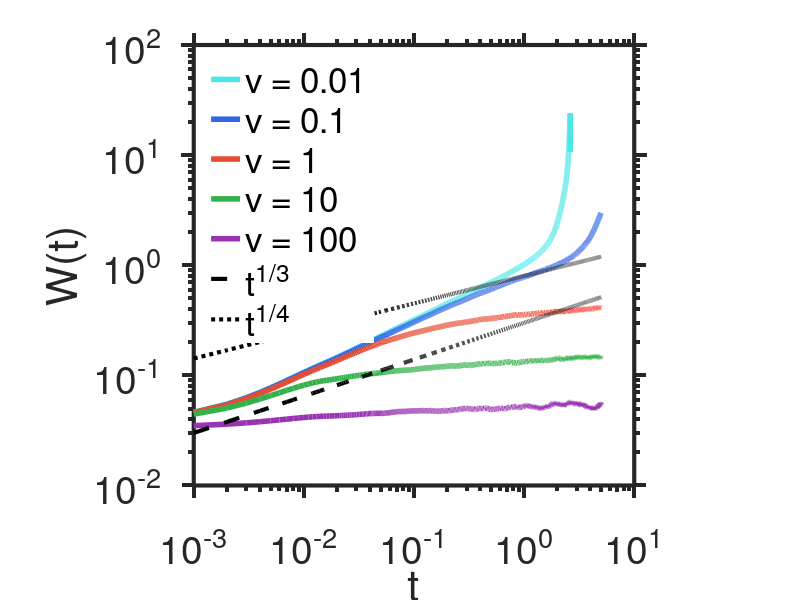

MATLAB code for this plot:
clear; clc; close all;

%% =========================================================
%% KPZ : W(t) vs t FOR DIFFERENT NU VALUES
%%
%% dh/dt =
%%
%% nu * nabla^2 h
%% + (lambda/2)|grad h|^2
%% - kappa*h
%% + eta
%%
%% Periodic 2D flat domain
%%
%% Here:
%%
%% kappa = 0
%% nu varied from 1e-2 to 1e2
%%
%% =========================================================

%% =========================================================
%% FIXED PHYSICAL PARAMETERS
%% =========================================================

lambda   = 1.0;
noiseAmp = 1.0;

kappa = 0.0;

v0 = 0.0;

%% =========================================================
%% NU VALUES
%% =========================================================

nu_arr = 1e-2 * 10.^(0:4);
% [1e-2 1e-1 1e0 1e1 1e2]

nCases = length(nu_arr);

%% =========================================================
%% NUMERICS
%% =========================================================

Nx = 128;
Ny = 128;

Lx = 100;
Ly = 100;

dx = Lx/Nx;
dy = Ly/Ny;

Nt = 5000;

dt = 1e-3;

%% =========================================================
%% GRID
%% =========================================================

x = linspace(0,Lx,Nx);
y = linspace(0,Ly,Ny);

[X,Y] = meshgrid(x,y);

time = (0:Nt-1)*dt;

%% =========================================================
%% STORAGE
%% =========================================================

W_all = zeros(Nt,nCases);

%% =========================================================
%% COLORS
%% =========================================================

colors = [
    0.3 0.9 0.9
    0.2 0.4 0.9
    0.9 0.3 0.2
    0.2 0.7 0.3
    0.6 0.2 0.7
];

%% =========================================================
%% LOOP OVER NU
%% =========================================================

for icase = 1:nCases

    %% -----------------------------------------------------
    %% current nu
    %% -----------------------------------------------------

    nu = nu_arr(icase);

    disp(['Running nu = ',num2str(nu)])

    %% -----------------------------------------------------
    %% initial condition
    %% -----------------------------------------------------

    h = 0.01*randn(Ny,Nx);

    %% -----------------------------------------------------
    %% storage
    %% -----------------------------------------------------

    W = zeros(Nt,1);

    %% =====================================================
    %% TIME LOOP
    %% =====================================================

    for it = 1:Nt

        %% -------------------------------------------------
        %% periodic neighbors
        %% -------------------------------------------------

        hL = circshift(h,[0 +1]);
        hR = circshift(h,[0 -1]);

        hU = circshift(h,[+1 0]);
        hD = circshift(h,[-1 0]);

        %% -------------------------------------------------
        %% gradients
        %% -------------------------------------------------

        dhdx = (hR - hL)/(2*dx);

        dhdy = (hD - hU)/(2*dy);

        %% -------------------------------------------------
        %% Laplacian
        %% -------------------------------------------------

        d2hdx2 = (hR - 2*h + hL)/(dx^2);

        d2hdy2 = (hD - 2*h + hU)/(dy^2);

        LapH = d2hdx2 + d2hdy2;

        %% -------------------------------------------------
        %% KPZ nonlinear term
        %% -------------------------------------------------

        grad2 = dhdx.^2 + dhdy.^2;

        %% -------------------------------------------------
        %% stochastic noise
        %% -------------------------------------------------

        eta = (noiseAmp/sqrt(dt))*randn(Ny,Nx);

        %% -------------------------------------------------
        %% Euler update
        %% -------------------------------------------------

        h_new = h + dt*(...
            v0 ...
            + nu*LapH ...
            + 0.5*lambda*grad2 ...
            - kappa*h ...
            + eta);

        %% -------------------------------------------------
        %% optional clipping
        %% -------------------------------------------------

        % h_new(abs(h_new)>50) = 50;

        h = h_new;

        %% -------------------------------------------------
        %% roughness
        %% -------------------------------------------------

        hbar = mean(h(:));

        W(it) = sqrt(mean((h(:)-hbar).^2));

    end

    %% =====================================================
    %% smooth roughness
    %% =====================================================

    W_smooth = sgolayfilt(W,3,31);

    %% =====================================================
    %% store
    %% =====================================================

    W_all(:,icase) = W_smooth;

end

%% =========================================================
%% PLOT : W(t) vs t
%% =========================================================

figure('Color','w',...
    'Position',[100 100 900 800])

for icase = 1:nCases

    loglog(time,...
        W_all(:,icase),...
        '-','LineWidth',4,...
        'Color',colors(icase,:),...
        'DisplayName',...
        ['\nu = ',num2str(nu_arr(icase))]);

    hold on

end

%% ---- reference scaling

loglog(time,...
    0.3*time.^(1/3),...
    '--k',...
    'LineWidth',3,...
    'DisplayName','t^{1/3}')

hold on

loglog(time,...
    0.8*time.^(1/4),...
    ':k',...
    'LineWidth',3,...
    'DisplayName','t^{1/4}')

%% =========================================================
%% aesthetics
%% =========================================================

xlabel('t',...
    'FontSize',40)

ylabel('W(t)',...
    'FontSize',40)

legend('Location','northwest',...
    'FontSize',22,...
    'Box','off')

axis square

set(gca,...
    'FontSize',28,...
    'LineWidth',3,...
    'TickLength',[0.02 0.02],...
    'TickDir','out')

box on

set(gcf,'Renderer','Painter')
